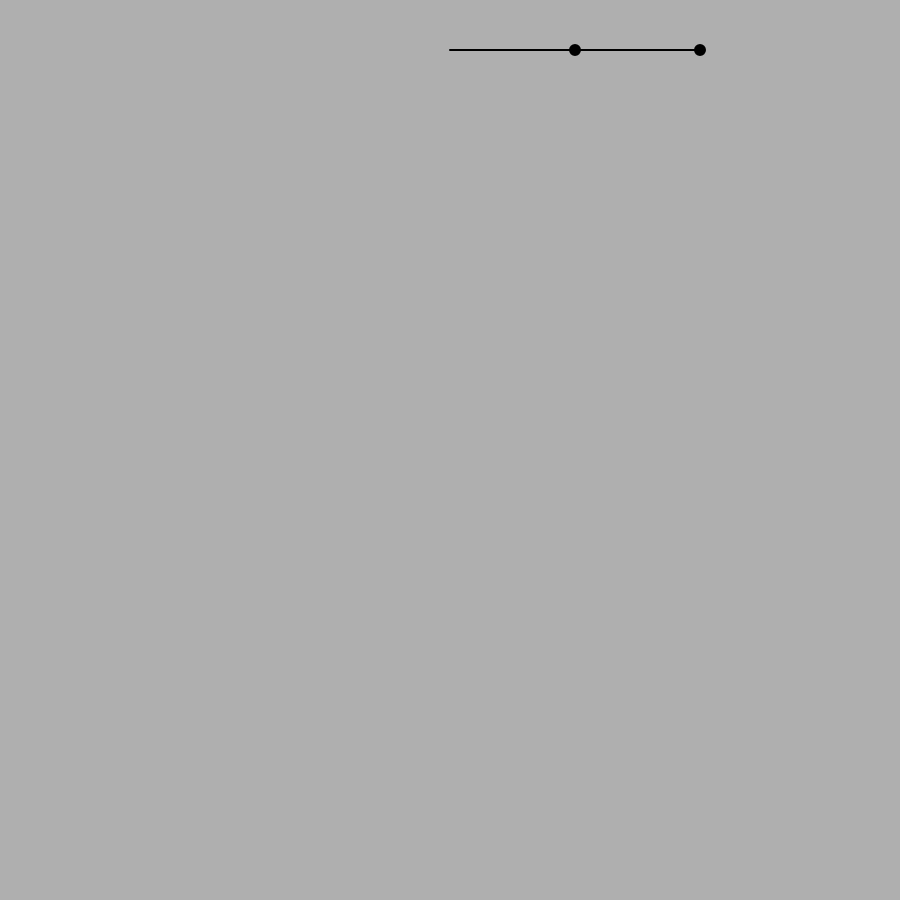
Frame 1 (no input)
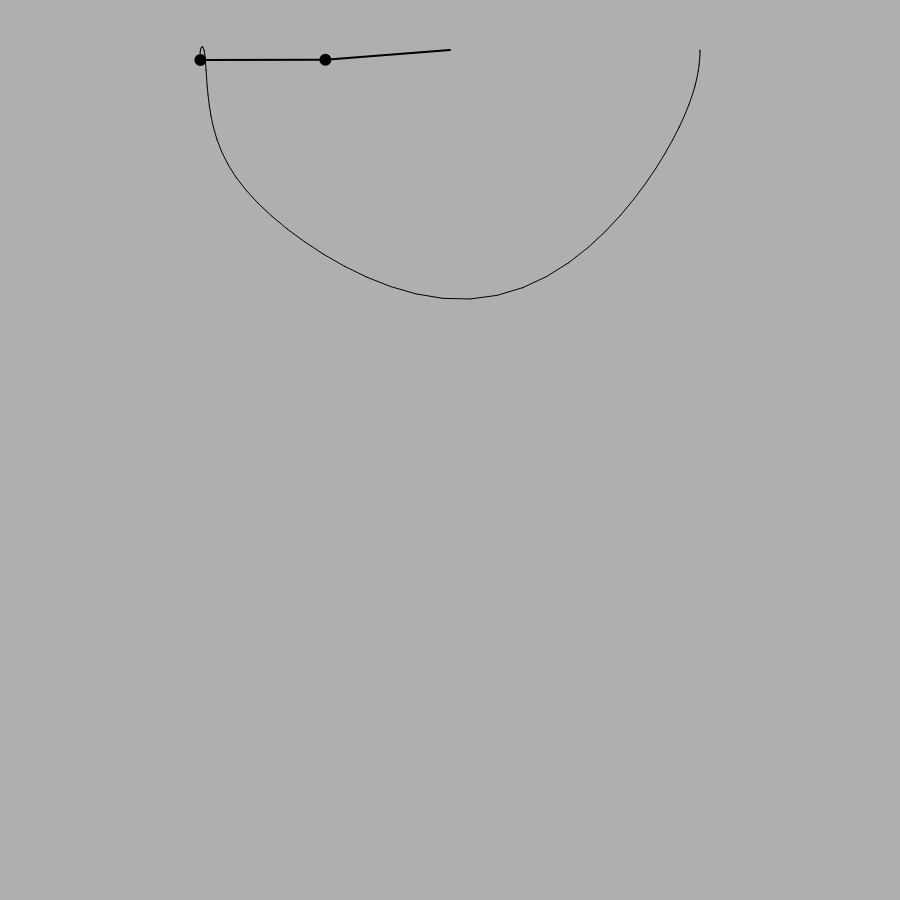
Frame 60 (no input)
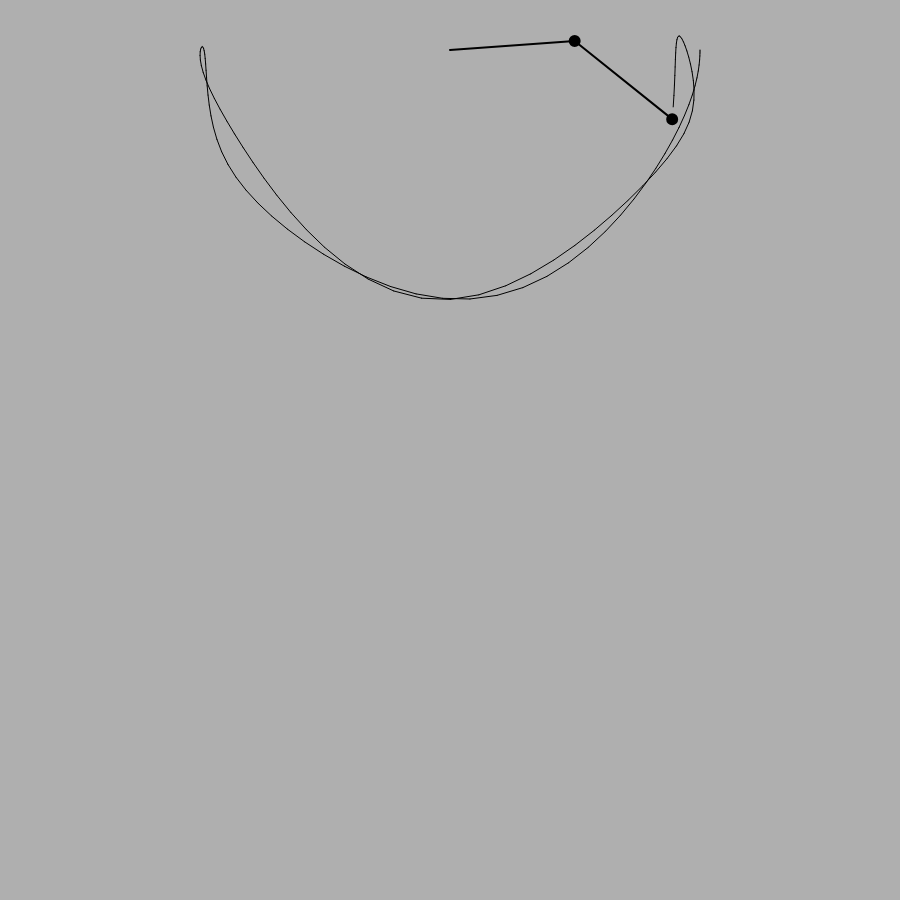
Frame 120 (the mouse pressed at the canvas centre since frame 60)

The p5.js sketch that drew these frames (run headless with seeded random() and noise() and a simulated clock; from frame 60 on, the mouse is pressed at the canvas centre):

// p5.js sketch
// ── sketch.js
let r1 = 125;
let r2 = 125;
let m1 = 10;
let m2 = 10;
let a1 = 0;
let a2 = 0;
let a1_v = 0;
let a2_v = 0;
let g = 1;

let px2 = -1;
let py2 = -1;
let cx, cy;

let buffer;

function setup() {
	createCanvas(900, 900);
	pixelDensity(1);
	a1 = PI / 2;
	a2 = PI / 2;
	cx = width / 2;
	cy = 50;
	buffer = createGraphics(width, height);
	buffer.background(175);
	buffer.translate(cx, cy);
}

function draw() {
	background(175);
	imageMode(CORNER);
	image(buffer, 0, 0, width, height);

	let num1 = -g * (2 * m1 + m2) * sin(a1);
	let num2 = -m2 * g * sin(a1 - 2 * a2);
	let num3 = -2 * sin(a1 - a2) * m2;
	let num4 = a2_v * a2_v * r2 + a1_v * a1_v * r1 * cos(a1 - a2);
	let den = r1 * (2 * m1 + m2 - m2 * cos(2 * a1 - 2 * a2));
	let a1_a = (num1 + num2 + num3 * num4) / den;
	// a1_a = 1;
	// a2_a = 1;
	num1 = 2 * sin(a1 - a2);
	num2 = (a1_v * a1_v * r1 * (m1 + m2));
	num3 = g * (m1 + m2) * cos(a1);
	num4 = a2_v * a2_v * r2 * m2 * cos(a1 - a2);
	den = r2 * (2 * m1 + m2 - m2 * cos(2 * a1 - 2 * a2));
	let a2_a = (num1 * (num2 + num3 + num4)) / den;

	// translate(500, 500);
	translate(cx, cy);
	stroke(0);
	strokeWeight(2);

	let x1 = r1 * sin(a1);
	let y1 = r1 * cos(a1);

	let x2 = x1 + r2 * sin(a2);
	let y2 = y1 + r2 * cos(a2);

	line(0, 0, x1, y1);
	fill(0);
	ellipse(x1, y1, m1, m1);

	line(x1, y1, x2, y2);
	fill(0);
	ellipse(x2, y2, m2, m2);

	a1_v += a1_a;
	a2_v += a2_a;
	a1 += a1_v;
	a2 += a2_v;

	// Dampening by slowly reducing the velocity
	// a1_v *= 0.99;
	// a2_v *= 0.99;

	buffer.stroke(0);
	if (frameCount > 1) {
		buffer.line(px2, py2, x2, y2);
	}

	px2 = x2;
	py2 = y2;
}
